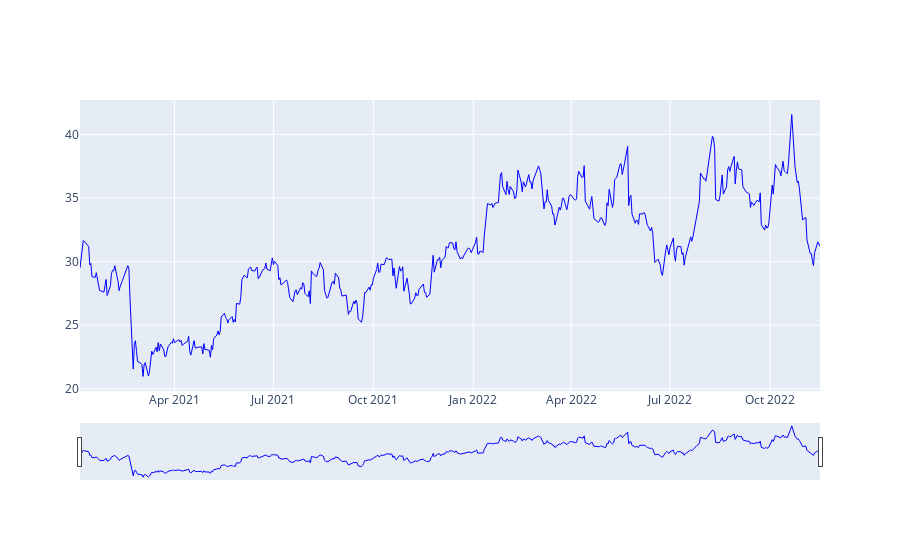

Write notebook code for a chart like this one.
### Code cell
fig2 = go.Figure()
fig2.add_trace(
    go.Scatter(
        name="Fechamento",
        x=acao_selecionada.index,
        y=acao_selecionada["Close"],
        line=dict(color='blue', width=1))
)

fig2.update_layout(xaxis_rangeslider_visible=True)

### Figure 1 — Plotly figure (JSON) as saved in the notebook; plotly's stock layout.template omitted (floating-point values rounded to 4 significant figures; data arrays with more than 128 entries replaced by an {"elided": "..."} marker saying what was removed)
{"data": [{"line": {"color": "blue", "width": 1}, "name": "Fechamento", "type": "scatter", "x": {"elided": "466 str values"}, "y": {"elided": "466 float values"}}], "layout": {"xaxis": {"rangeslider": {"visible": true}}}}
